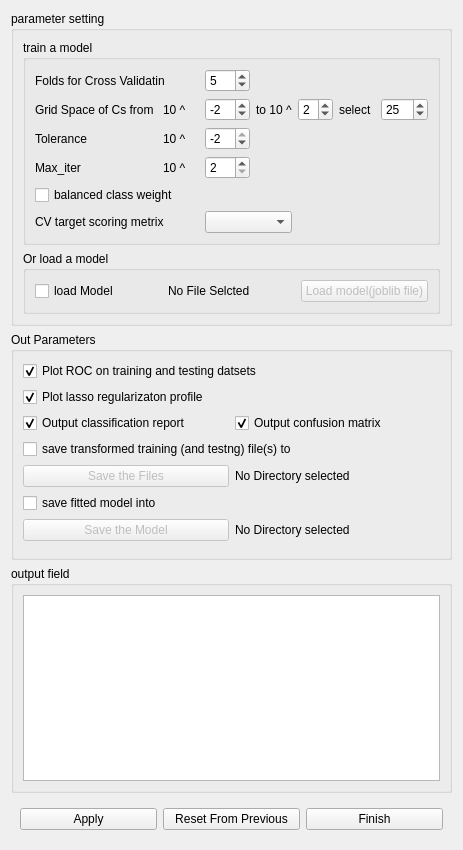
<?xml version="1.0" encoding="UTF-8"?>
<ui version="4.0">
 <class>Dialog</class>
 <widget class="QDialog" name="Dialog">
  <property name="geometry">
   <rect>
    <x>0</x>
    <y>0</y>
    <width>463</width>
    <height>850</height>
   </rect>
  </property>
  <property name="minimumSize">
   <size>
    <width>0</width>
    <height>20</height>
   </size>
  </property>
  <property name="windowTitle">
   <string>Lasso Logistic Regression</string>
  </property>
  <layout class="QVBoxLayout" name="verticalLayout" stretch="1,1,1,0">
   <item>
    <widget class="QGroupBox" name="groupBox_1">
     <property name="title">
      <string>parameter setting</string>
     </property>
     <layout class="QVBoxLayout" name="verticalLayout_3">
      <item>
       <widget class="QGroupBox" name="groupBox">
        <property name="enabled">
         <bool>true</bool>
        </property>
        <property name="title">
         <string>train a model</string>
        </property>
        <layout class="QGridLayout" name="gridLayout">
         <item row="0" column="0" colspan="2">
          <widget class="QLabel" name="label">
           <property name="styleSheet">
            <string notr="true">font-size:12px;</string>
           </property>
           <property name="text">
            <string>Folds for Cross Validatin</string>
           </property>
          </widget>
         </item>
         <item row="0" column="2">
          <widget class="QSpinBox" name="cv_folds_sp">
           <property name="maximum">
            <number>10</number>
           </property>
           <property name="value">
            <number>5</number>
           </property>
          </widget>
         </item>
         <item row="1" column="0">
          <widget class="QLabel" name="label_2">
           <property name="styleSheet">
            <string notr="true">font-size:12px;</string>
           </property>
           <property name="text">
            <string>Grid Space of Cs from </string>
           </property>
          </widget>
         </item>
         <item row="1" column="1">
          <widget class="QLabel" name="label_9">
           <property name="styleSheet">
            <string notr="true">font-size:12px;</string>
           </property>
           <property name="text">
            <string>10 ^</string>
           </property>
          </widget>
         </item>
         <item row="1" column="2">
          <widget class="QSpinBox" name="grid_start_sp">
           <property name="minimum">
            <number>-6</number>
           </property>
           <property name="maximum">
            <number>-1</number>
           </property>
           <property name="value">
            <number>-2</number>
           </property>
          </widget>
         </item>
         <item row="1" column="3">
          <widget class="QLabel" name="label_3">
           <property name="styleSheet">
            <string notr="true">font-size:12px;</string>
           </property>
           <property name="text">
            <string>to 10 ^</string>
           </property>
          </widget>
         </item>
         <item row="1" column="4">
          <widget class="QSpinBox" name="grid_end_sp">
           <property name="minimum">
            <number>1</number>
           </property>
           <property name="maximum">
            <number>6</number>
           </property>
           <property name="value">
            <number>2</number>
           </property>
          </widget>
         </item>
         <item row="1" column="5">
          <widget class="QLabel" name="label_4">
           <property name="styleSheet">
            <string notr="true">font-size:12px;</string>
           </property>
           <property name="text">
            <string>select</string>
           </property>
          </widget>
         </item>
         <item row="1" column="6">
          <widget class="QSpinBox" name="grid_num_sp">
           <property name="minimum">
            <number>10</number>
           </property>
           <property name="maximum">
            <number>100</number>
           </property>
           <property name="singleStep">
            <number>5</number>
           </property>
           <property name="value">
            <number>25</number>
           </property>
          </widget>
         </item>
         <item row="2" column="0">
          <widget class="QLabel" name="label_5">
           <property name="toolTip">
            <string>Tolerance for stopping criteria.</string>
           </property>
           <property name="text">
            <string>Tolerance</string>
           </property>
          </widget>
         </item>
         <item row="2" column="1">
          <widget class="QLabel" name="label_7">
           <property name="styleSheet">
            <string notr="true">font-size:12px;</string>
           </property>
           <property name="text">
            <string>10 ^</string>
           </property>
          </widget>
         </item>
         <item row="2" column="2">
          <widget class="QSpinBox" name="tol_sp">
           <property name="minimum">
            <number>-10</number>
           </property>
           <property name="maximum">
            <number>-2</number>
           </property>
          </widget>
         </item>
         <item row="3" column="0">
          <widget class="QLabel" name="label_6">
           <property name="toolTip">
            <string>Maximum number of iterations of the optimization algorithm.</string>
           </property>
           <property name="text">
            <string>Max_iter</string>
           </property>
          </widget>
         </item>
         <item row="3" column="1">
          <widget class="QLabel" name="label_8">
           <property name="styleSheet">
            <string notr="true">font-size:12px;</string>
           </property>
           <property name="text">
            <string>10 ^</string>
           </property>
          </widget>
         </item>
         <item row="3" column="2">
          <widget class="QSpinBox" name="max_iter_sp">
           <property name="minimum">
            <number>2</number>
           </property>
           <property name="maximum">
            <number>5</number>
           </property>
          </widget>
         </item>
         <item row="4" column="0" colspan="2">
          <widget class="QCheckBox" name="balanced_class_weight_cb">
           <property name="text">
            <string>balanced class weight</string>
           </property>
          </widget>
         </item>
         <item row="5" column="0" colspan="2">
          <widget class="QLabel" name="label_10">
           <property name="maximumSize">
            <size>
             <width>16777215</width>
             <height>20</height>
            </size>
           </property>
           <property name="text">
            <string>CV target scoring metrix</string>
           </property>
          </widget>
         </item>
         <item row="5" column="2" colspan="2">
          <widget class="QComboBox" name="scoring_comb">
           <item>
            <property name="text">
             <string/>
            </property>
           </item>
          </widget>
         </item>
        </layout>
       </widget>
      </item>
      <item>
       <widget class="QGroupBox" name="groupBox_4">
        <property name="title">
         <string>Or load a model</string>
        </property>
        <layout class="QHBoxLayout" name="horizontalLayout_2">
         <item>
          <widget class="QCheckBox" name="load_model_cb">
           <property name="enabled">
            <bool>true</bool>
           </property>
           <property name="text">
            <string>load Model</string>
           </property>
          </widget>
         </item>
         <item alignment="Qt::AlignVCenter">
          <widget class="QLabel" name="display_model_name_label">
           <property name="styleSheet">
            <string notr="true"/>
           </property>
           <property name="text">
            <string>No File Selcted</string>
           </property>
          </widget>
         </item>
         <item>
          <widget class="Open_Model_Btn" name="open_model_btn">
           <property name="enabled">
            <bool>false</bool>
           </property>
           <property name="text">
            <string>Load model(joblib file)</string>
           </property>
          </widget>
         </item>
        </layout>
       </widget>
      </item>
     </layout>
    </widget>
   </item>
   <item>
    <widget class="QGroupBox" name="groupBox_2">
     <property name="title">
      <string>Out Parameters</string>
     </property>
     <layout class="QGridLayout" name="gridLayout_2">
      <item row="0" column="0" colspan="2">
       <widget class="QCheckBox" name="plot_roc_cb">
        <property name="text">
         <string>Plot ROC on training and testing datsets</string>
        </property>
        <property name="checked">
         <bool>true</bool>
        </property>
       </widget>
      </item>
      <item row="1" column="0" colspan="2">
       <widget class="QCheckBox" name="plot_lasso_cb">
        <property name="text">
         <string>Plot lasso regularizaton profile</string>
        </property>
        <property name="checked">
         <bool>true</bool>
        </property>
       </widget>
      </item>
      <item row="2" column="0">
       <widget class="QCheckBox" name="output_cla_rep_cb">
        <property name="text">
         <string>Output classification report</string>
        </property>
        <property name="checked">
         <bool>true</bool>
        </property>
       </widget>
      </item>
      <item row="3" column="0" colspan="2">
       <widget class="QCheckBox" name="save_file_cb">
        <property name="text">
         <string>save transformed training (and testng) file(s) to</string>
        </property>
       </widget>
      </item>
      <item row="4" column="0">
       <widget class="Save_File_Btn" name="save_file_btn">
        <property name="enabled">
         <bool>false</bool>
        </property>
        <property name="text">
         <string>Save the Files</string>
        </property>
       </widget>
      </item>
      <item row="4" column="1">
       <widget class="QLabel" name="save_file_label">
        <property name="text">
         <string>No Directory selected</string>
        </property>
       </widget>
      </item>
      <item row="5" column="0" colspan="2">
       <widget class="QCheckBox" name="save_model_cb">
        <property name="text">
         <string>save fitted model into</string>
        </property>
       </widget>
      </item>
      <item row="6" column="0">
       <widget class="Save_Model_Btn" name="save_model_btn">
        <property name="enabled">
         <bool>false</bool>
        </property>
        <property name="text">
         <string>Save the Model</string>
        </property>
       </widget>
      </item>
      <item row="6" column="1" alignment="Qt::AlignVCenter">
       <widget class="QLabel" name="save_model_label">
        <property name="text">
         <string>No Directory selected</string>
        </property>
       </widget>
      </item>
      <item row="2" column="1">
       <widget class="QCheckBox" name="output_confusion_cb">
        <property name="text">
         <string>Output confusion matrix</string>
        </property>
        <property name="checked">
         <bool>true</bool>
        </property>
       </widget>
      </item>
     </layout>
    </widget>
   </item>
   <item>
    <widget class="QGroupBox" name="groupBox_3">
     <property name="title">
      <string>output field</string>
     </property>
     <layout class="QVBoxLayout" name="verticalLayout_2">
      <item>
       <widget class="QTextBrowser" name="textBrowser"/>
      </item>
     </layout>
    </widget>
   </item>
   <item>
    <widget class="QWidget" name="widget" native="true">
     <property name="minimumSize">
      <size>
       <width>0</width>
       <height>20</height>
      </size>
     </property>
     <layout class="QHBoxLayout" name="horizontalLayout">
      <item>
       <widget class="QPushButton" name="apply_btn">
        <property name="text">
         <string>Apply</string>
        </property>
       </widget>
      </item>
      <item>
       <widget class="QPushButton" name="reset_btn">
        <property name="text">
         <string>Reset From Previous</string>
        </property>
       </widget>
      </item>
      <item>
       <widget class="QPushButton" name="finish_btn">
        <property name="text">
         <string>Finish</string>
        </property>
       </widget>
      </item>
     </layout>
    </widget>
   </item>
  </layout>
 </widget>
 <customwidgets>
  <customwidget>
   <class>Save_File_Btn</class>
   <extends>QPushButton</extends>
   <header>save_file_btn</header>
   <slots>
    <signal>file_path_changed()</signal>
   </slots>
  </customwidget>
  <customwidget>
   <class>Save_Model_Btn</class>
   <extends>QPushButton</extends>
   <header>save_model_btn</header>
  </customwidget>
  <customwidget>
   <class>Open_Model_Btn</class>
   <extends>QPushButton</extends>
   <header>open_model_btn</header>
  </customwidget>
 </customwidgets>
 <resources/>
 <connections>
  <connection>
   <sender>apply_btn</sender>
   <signal>clicked()</signal>
   <receiver>Dialog</receiver>
   <slot>apply_handler()</slot>
   <hints>
    <hint type="sourcelabel">
     <x>112</x>
     <y>831</y>
    </hint>
    <hint type="destinationlabel">
     <x>498</x>
     <y>617</y>
    </hint>
   </hints>
  </connection>
  <connection>
   <sender>finish_btn</sender>
   <signal>clicked()</signal>
   <receiver>Dialog</receiver>
   <slot>finish_handler()</slot>
   <hints>
    <hint type="sourcelabel">
     <x>417</x>
     <y>831</y>
    </hint>
    <hint type="destinationlabel">
     <x>656</x>
     <y>615</y>
    </hint>
   </hints>
  </connection>
  <connection>
   <sender>open_model_btn</sender>
   <signal>clicked()</signal>
   <receiver>Dialog</receiver>
   <slot>open_model_btn_clicked_handler()</slot>
   <hints>
    <hint type="sourcelabel">
     <x>391</x>
     <y>242</y>
    </hint>
    <hint type="destinationlabel">
     <x>464</x>
     <y>323</y>
    </hint>
   </hints>
  </connection>
  <connection>
   <sender>load_model_cb</sender>
   <signal>toggled(bool)</signal>
   <receiver>Dialog</receiver>
   <slot>load_model_cb_toggled_handler()</slot>
   <hints>
    <hint type="sourcelabel">
     <x>94</x>
     <y>251</y>
    </hint>
    <hint type="destinationlabel">
     <x>576</x>
     <y>277</y>
    </hint>
   </hints>
  </connection>
  <connection>
   <sender>save_model_cb</sender>
   <signal>toggled(bool)</signal>
   <receiver>Dialog</receiver>
   <slot>save_model_cb_toggled_handler()</slot>
   <hints>
    <hint type="sourcelabel">
     <x>220</x>
     <y>475</y>
    </hint>
    <hint type="destinationlabel">
     <x>625</x>
     <y>541</y>
    </hint>
   </hints>
  </connection>
  <connection>
   <sender>save_model_btn</sender>
   <signal>clicked()</signal>
   <receiver>Dialog</receiver>
   <slot>save_model_btn_clicked_handler()</slot>
   <hints>
    <hint type="sourcelabel">
     <x>127</x>
     <y>502</y>
    </hint>
    <hint type="destinationlabel">
     <x>464</x>
     <y>549</y>
    </hint>
   </hints>
  </connection>
  <connection>
   <sender>save_file_btn</sender>
   <signal>clicked()</signal>
   <receiver>Dialog</receiver>
   <slot>save_file_btn_clicked_handler()</slot>
   <hints>
    <hint type="sourcelabel">
     <x>148</x>
     <y>442</y>
    </hint>
    <hint type="destinationlabel">
     <x>495</x>
     <y>477</y>
    </hint>
   </hints>
  </connection>
  <connection>
   <sender>save_file_cb</sender>
   <signal>toggled(bool)</signal>
   <receiver>Dialog</receiver>
   <slot>save_file_cb_toggled_handler()</slot>
   <hints>
    <hint type="sourcelabel">
     <x>178</x>
     <y>408</y>
    </hint>
    <hint type="destinationlabel">
     <x>469</x>
     <y>530</y>
    </hint>
   </hints>
  </connection>
 </connections>
 <slots>
  <slot>apply_handler()</slot>
  <slot>finish_handler()</slot>
  <slot>load_model_cb_toggled_handler()</slot>
  <slot>open_model_btn_clicked_handler()</slot>
  <slot>save_model_cb_toggled_handler()</slot>
  <slot>save_model_btn_clicked_handler()</slot>
  <slot>save_file_btn_clicked_handler()</slot>
  <slot>save_file_cb_toggled_handler()</slot>
 </slots>
</ui>
